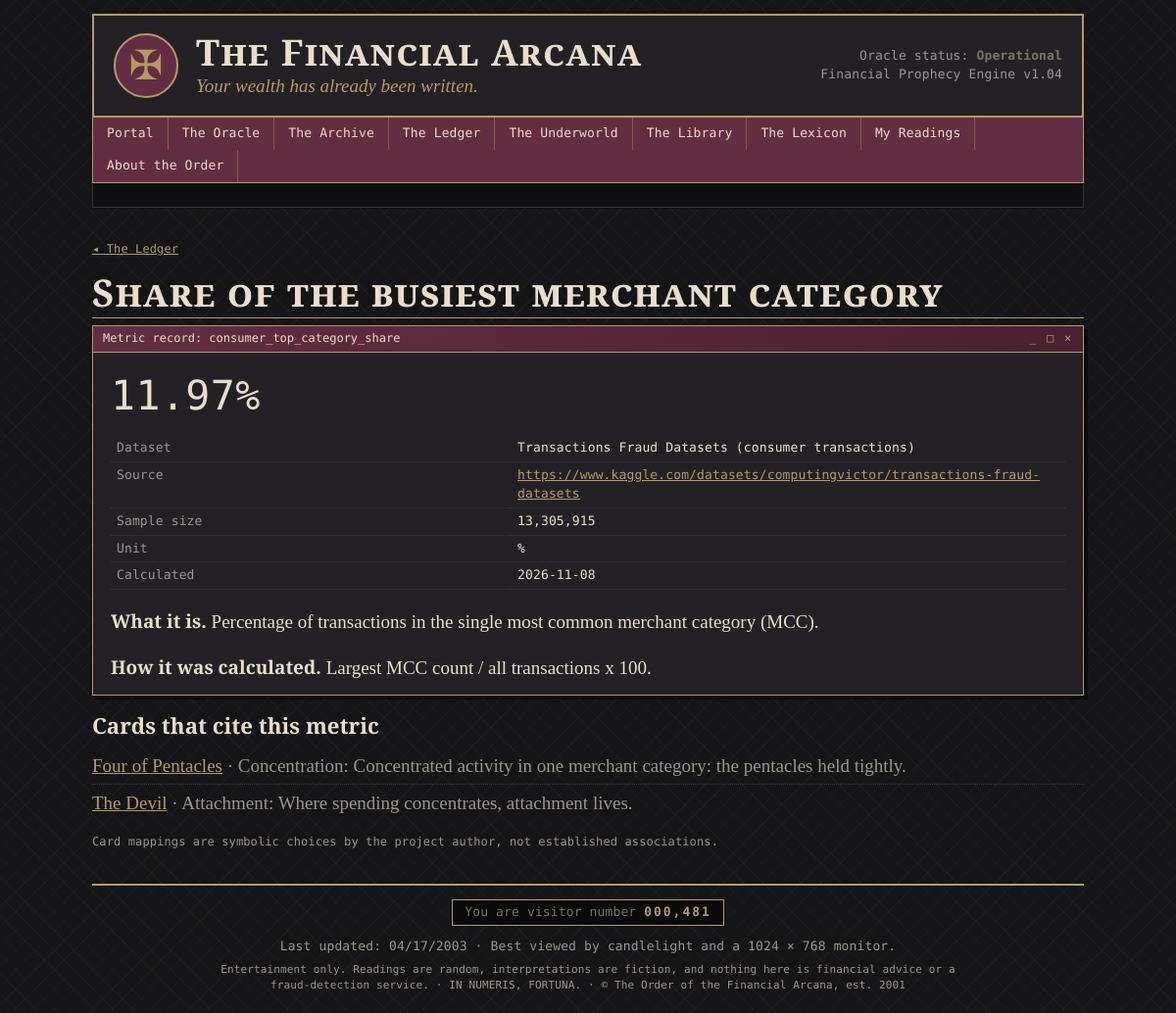
/ledger/consumer_top_category_share, run on the app's committed database.
### models.py (models this page shows, shortened)
class FinancialMetric(db.Model):
    __tablename__ = "financial_metrics"
    metric_id = db.Column(db.Integer, primary_key=True)
    dataset_id = db.Column(db.Integer, db.ForeignKey("datasets.dataset_id"))
    metric_name = db.Column(db.String(80), unique=True, nullable=False)
    display_name = db.Column(db.String(120))
    value = db.Column(db.Float)
    unit = db.Column(db.String(20))                          # %, count, ratio, amount
    sample_size = db.Column(db.Integer)
    calculation_date = db.Column(db.DateTime, default=utcnow)
    description = db.Column(db.Text)
    methodology = db.Column(db.Text)
    is_demo = db.Column(db.Boolean, default=True, nullable=False)
    dataset = db.relationship("Dataset", back_populates="metrics")
    card_links = db.relationship("CardMetric", back_populates="metric",
                                 cascade="all, delete-orphan")

class Dataset(db.Model):
    __tablename__ = "datasets"
    dataset_id = db.Column(db.Integer, primary_key=True)
    key = db.Column(db.String(32), unique=True, nullable=False)  # aml, consumer, tarot...
    name = db.Column(db.String(120), nullable=False)
    source_url = db.Column(db.String(300))
    description = db.Column(db.Text)
    license = db.Column(db.String(200))
    processing_notes = db.Column(db.Text)
    metrics = db.relationship("FinancialMetric", back_populates="dataset")

class CardMetric(db.Model):
    __tablename__ = "card_metrics"
    card_id = db.Column(db.Integer, db.ForeignKey("cards.card_id"), primary_key=True)
    metric_id = db.Column(db.Integer, db.ForeignKey("financial_metrics.metric_id"),
                          primary_key=True)
    relationship_label = db.Column("relationship", db.String(80))
    explanation = db.Column(db.Text)
    card = db.relationship("Card", back_populates="metric_links")
    metric = db.relationship("FinancialMetric", back_populates="card_links")

class Card(db.Model):
    __tablename__ = "cards"
    card_id = db.Column(db.Integer, primary_key=True)
    name = db.Column(db.String(80), unique=True, nullable=False)
    arcana = db.Column(db.String(10), nullable=False)       # Major / Minor
    suit = db.Column(db.String(12))                          # NULL for Major
    number = db.Column(db.Integer, nullable=False)           # 0-21 major, 1-14 minor
    archetype = db.Column(db.String(120), nullable=False)
    traditional_meaning = db.Column(db.Text)
    upright_meaning = db.Column(db.Text)
    reversed_meaning = db.Column(db.Text)
    keywords = db.Column(db.Text)
    financial_domain = db.Column(db.String(60))
    image_path = db.Column(db.String(200))
    traditional_reversed = db.Column(db.Text)
    questions = db.Column(db.Text)                    # "questions to ask", one per line
    tarot_archetype = db.Column(db.String(120))
    symbolic_family = db.Column(db.String(80))
    symbolic_themes = db.Column(db.String(200))
    interpretations = db.relationship("Interpretation", back_populates="card",
                                      cascade="all, delete-orphan")
    metric_links = db.relationship("CardMetric", back_populates="card",
                                   cascade="all, delete-orphan")

### app.py (the view)
@app.route("/ledger/<metric_name>")
def ledger_metric(metric_name):
    m = FinancialMetric.query.filter_by(metric_name=metric_name).first()
    if m is None:
        abort(404)
    return render_template("metric.html", m=m)

### app.py (called while the page is built, shortened)
def fmt_value(value, unit):
    if value is None:
        return "n/a"
    if unit == "%":
        return f"{value:,.2f}%"

@app.before_request
def ensure_session():
    if "sid" not in session:
        session["sid"] = uuid.uuid4().hex
        session.permanent = True

@app.context_processor
def inject_globals():
    try:
        visitors = 481 + Reading.query.count()
    except Exception:
        visitors = 481
    return dict(visitor_count=f"{visitors:07,}", this_year=date.today().year)

### templates/metric.html (shortened to what this page needs)
{% extends "base.html" %}
{% from "_macros.html" import window, demo_badge %}
{% block content %}
<p class="mono small"><a href="{{ url_for('ledger') }}">◂ The Ledger</a></p>
<h2 class="page-title">{{ m.display_name }}</h2>
{% call window("Metric record: " ~ m.metric_name) %}
  <div class="stat-value mono big">{{ m.value|fmt_value(m.unit) }} {{ demo_badge(m.is_demo) }}</div>
  <table class="kv mono">
    <tr><td>Dataset</td><td>{{ m.dataset.name }}</td></tr>
    <tr><td>Source</td><td><a href="{{ m.dataset.source_url }}">{{ m.dataset.source_url }}</a></td></tr>
    <tr><td>Sample size</td><td>{% if m.is_demo %}n/a (demo){% else %}{{ '{:,}'.format(m.sample_size) }}{% endif %}</td></tr>
    <tr><td>Unit</td><td>{{ m.unit }}</td></tr>
    <tr><td>Calculated</td><td>{{ m.calculation_date.strftime('%Y-%m-%d') if m.calculation_date }}</td></tr>
  </table>
  <p><b>What it is.</b> {{ m.description }}</p>
  <p><b>How it was calculated.</b> {{ m.methodology }}</p>
{% endcall %}
<h3>Cards that cite this metric</h3>
<ul class="plain">
  {% for l in m.card_links %}
  <li><a href="{{ url_for('card_detail', card_id=l.card.card_id) }}">{{ l.card.name }}</a>
    <span class="dim">· {{ l.relationship_label }}: {{ l.explanation }}</span></li>
  {% else %}<li class="dim">No card cites this metric.</li>{% endfor %}
</ul>
<p class="mono dim small">Card mappings are symbolic choices by the project author, not established associations.</p>
{% endblock %}

### static/css/style.css (style rules this page uses)
:root { --black: #151416; --charcoal: #242126; --burgundy: #642E42; --gold: #B49A62; --cream: #E8DFC9; --olive: #73775E; --blue: #697C8C; --gray: #9B958C; --serif: "Cormorant Garamond", "EB Garamond", Georgia, serif; --mono: "DM Mono", "Courier New", monospace; }
* { box-sizing: border-box; }
html { background: var(--black); }
body { margin: 0; color: var(--cream); font-family: var(--serif); font-size: 19px; line-height: 1.45; background: repeating-linear-gradient(45deg, rgba(180,154,98,.045) 0 1px, transparent 1px 14px), repeating-linear-gradient(-45deg, rgba(180,154,98,.045) 0 1px, transparent 1px 14px), var(--black); }
a { color: var(--gold); text-decoration: underline; }
h1, h2, h3 { font-weight: 600; line-height: 1.15; }
h3 { margin: .2em 0 .4em; }
.mono { font-family: var(--mono); font-size: 13px; letter-spacing: .01em; }
.dim { color: var(--gray); }
.small { font-size: 14px; }
.mono.small { font-size: 12px; }
.page-title { font-size: 2.4rem; margin: 0 0 .2em; font-variant: small-caps; letter-spacing: .03em; border-bottom: 1px solid var(--gold); padding-bottom: .1em; }
.window-body > :first-child { margin-top: 0; }
.window-body > :last-child { margin-bottom: 0; }
ul.plain { list-style: none; padding: 0; margin: 0; }
ul.plain li { padding: 5px 0; border-bottom: 1px dotted #3a353d; }
ul.plain li:last-child { border-bottom: 0; }
table.kv { width: 100%; border-collapse: collapse; }
table.kv td { padding: 4px 6px; border-bottom: 1px dotted #3a353d; vertical-align: top; }
table.kv td:first-child { color: var(--gray); width: 42%; }
.stat-value { font-size: 1.5rem; color: var(--cream); }
.stat-value.big { font-size: 2.6rem; margin-bottom: 10px; }

### data on the page
FinancialMetric: display_name "Share of the busiest merchant category", value|fmt_value "11.97%", sample_size "13,305,915", unit "%", calculation_date "2026-11-08", description "Percentage of transactions in the single most common merchant category (MCC).", methodology "Largest MCC count / all transactions x 100."
Dataset: dataset.name "Transactions Fraud Datasets (consumer transactions)", dataset.source_url "https://www.kaggle.com/datasets/computingvictor/transactions-fraud-datasets"
CardMetric: card.name "Four of Pentacles", relationship_label "Concentration", explanation "Concentrated activity in one merchant category: the pentacles held tightly."
CardMetric: card.name "The Devil", relationship_label "Attachment", explanation "Where spending concentrates, attachment lives."

### other printed values
{{ title }} "Metric record: consumer_top_category_share"
{{ visitor_count }} "000,481"
